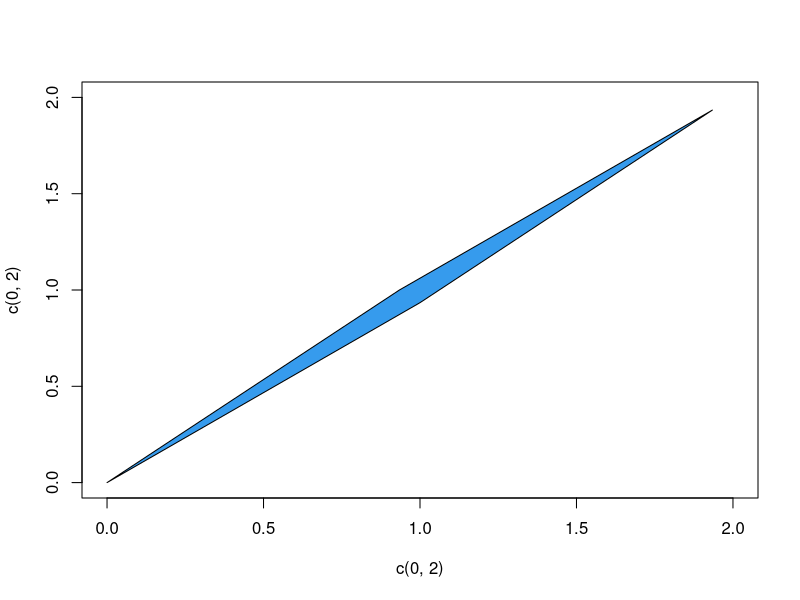
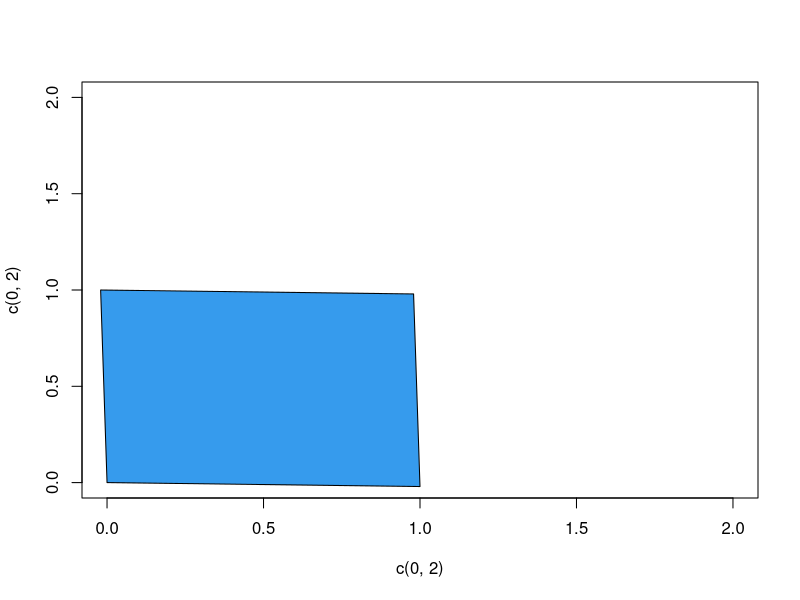
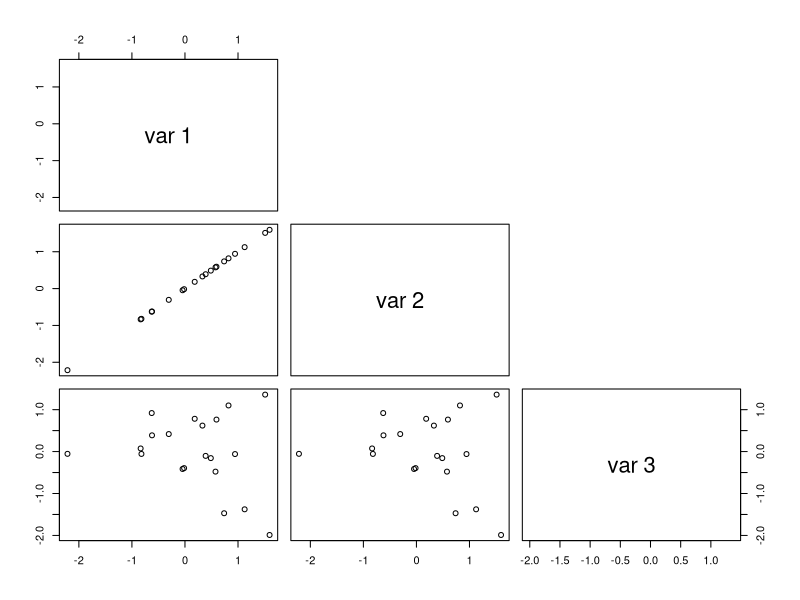

Write R code to recreate these figures, in order.
## ---- chunk 1
library(knitr)
opts_chunk$set(fig.path='img/',
               fig.width=1080/120,
               fig.height=1080/120,
               dpi=120, fig.retina=2)
## ---- chunk 2
set.seed(1)

x <- 1:5
y <- x + rnorm(5)
mat <- cbind(x, y)

cor_mat1 <- cor(mat)
cor_mat1

# components of mat
a1 <- cor_mat1[1,1]
b1 <- cor_mat1[2,1]
c1 <- cor_mat1[1,2]
d1 <- cor_mat1[2,2]

plot(c(0, 2), c(0, 2), type = "n")
polygon(c(0, a1, a1 + c1, c1), c(0, b1, b1 + d1, d1), col='#369bed')

det(cor_mat1)
eigen(cor_mat1)
## ---- chunk 3
x <- rnorm(100)
y <- rnorm(100)
mat <- cbind(x, y)

cor_mat2 <- cor(mat)
cor_mat2

# components of mat
a2 <- cor_mat2[1,1]
b2 <- cor_mat2[2,1]
c2 <- cor_mat2[1,2]
d2 <- cor_mat2[2,2]

plot(c(0, 2), c(0, 2), type = "n")
polygon(c(0, a2, a2 + c2, c2), c(0, b2, b2 + d2, d2), col='#369bed')

det(cor_mat2)
eigen(cor_mat2)
## ---- chunk 4
set.seed(1)

dat <- matrix(rnorm(40), ncol=2)
dat <- cbind(1.0 * dat[,1], dat)

# visualization relationship between the columns
cor(dat)
pairs(dat, upper.panel=NULL)
## ---- chunk 5
# get the (square) covariance matrix for our data
covmat <- cov(dat)

# compute the eigenvectors / eigenvalues of the covariance matrix
eigen(covmat, symmetric=TRUE)
## ---- chunk 6
dat2 <- cbind(2 * dat[,1], dat)
cor(dat2)
eigen(cov(dat2), symmetric=TRUE)
## ---- chunk 7
sum(diag(cor_mat1))
sum(eigen(cor_mat1)$values)
## ---- chunk 8
prod(eigen(cor_mat1)$values)
det(cor_mat1)
## ---- chunk 9
sessionInfo()
